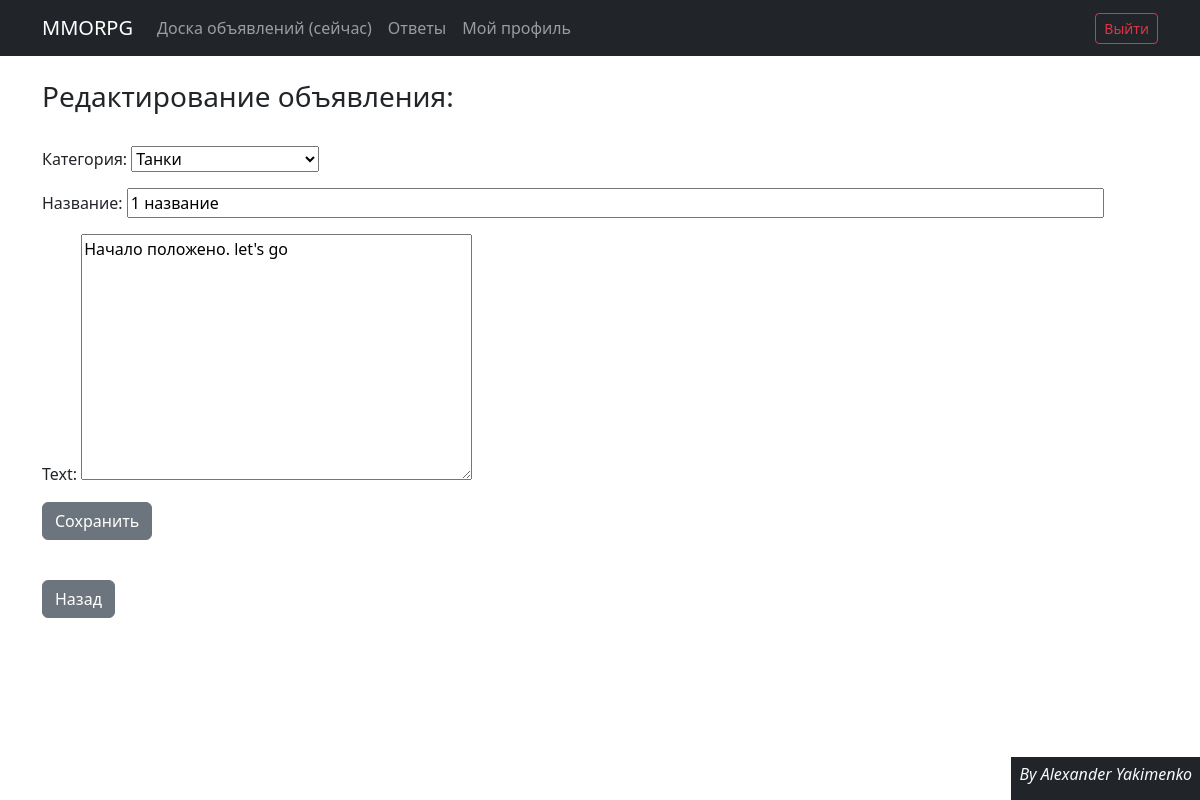
Screenshot of /post/1/edit (signed in) with the database file from the repository.
### callboard/models.py (models this page shows, shortened)
class Post(models.Model):
    author = models.ForeignKey(User, on_delete=models.CASCADE)
    CAT = (('tanks', 'Танки'),
           ('healers', 'Хилы'),
           ('damage_dealers', 'ДД'),
           ('dealers', 'Торговцы'),
           ('gildmasters', 'Гилдмастеры'),
           ('quest_givers', 'Квестгиверы'),
           ('blacksmiths', 'Кузнецы'),
           ('tanners', 'Кожевники'),
           ('potion_makers', 'Зельевары'),
           ('spell_masters', 'Мастера заклинаний'))
    category = models.CharField(max_length=15, choices=CAT, verbose_name='Категория')
    dateCreation = models.DateTimeField(auto_now_add=True)
    title = models.CharField(max_length=256, verbose_name='Название')
    text = models.TextField()
    image = models.ImageField(upload_to='media/', blank=True)
    objects = models.Manager()

### callboard/views.py (the view, shortened to what this page needs)
# urls.py: path('post/<int:pk>/edit', EditPost.as_view()),
class EditPost(PermissionRequiredMixin, UpdateView):
    model = Post
    permission_required = 'callboard.change_post'
    template_name = 'edit_post.html'
    success_url = '/create/'
    form_class = PostForm
    def dispatch(self, request, *args, **kwargs):
        author = Post.objects.get(pk=self.kwargs.get('pk')).author.username
        if self.request.user.username == 'admin' or self.request.user.username == author:
            return super().dispatch(request, *args, **kwargs)
        else:
            return HttpResponse("Редактировать объявление может только его автор")
    def get_object(self, **kwargs):
        id = self.kwargs.get('pk')
        return Post.objects.get(pk=id)

### callboard/forms.py (shortened to what this page needs)
class PostForm(forms.ModelForm):
    class Meta:
        model = Post
        widgets = {'title': forms.TextInput(attrs={'size': '100'})}
        fields = ('category', 'title', 'text',)

### templates/edit_post.html (shortened to what this page needs)
{% extends 'default.html' %}
{% load static %}
{% block content %}
    <br>
    <h3>Редактирование объявления:</h3><br>
	<form method="Post" enctype="multipart/form-data">
        {{ form.as_p }}
		<input type=button class="btn btn-secondary" value="Сохранить">
	</form><br>
    <input type=button value="Назад" class="btn btn-secondary" onClick="javascript:history.go(-1);">
{% endblock content %}

### rows the page displays
Post: category "Танки", title "1 название", text "Начало положено. let's go"
